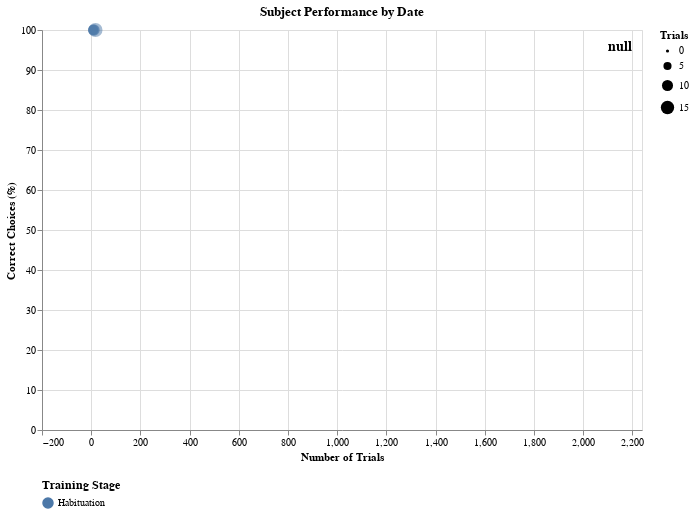

Notebook code for this chart:
### Code cell
import altair as alt
import pandas as pd
import numpy as np

# Convert date to datetime format
data['year_month_day'] = pd.to_datetime(data['year_month_day'])

# Get min and max dates
min_date = data['year_month_day'].min()
max_date = data['year_month_day'].max()

# Create a list of all dates in the range
date_range = pd.date_range(start=min_date, end=max_date)
date_strings = [d.strftime('%Y-%m-%d') for d in date_range]

# Add a numeric field for the slider
data['date_index'] = data['year_month_day'].apply(
    lambda x: np.where(date_range == x)[0][0]
)

# Find global min and max values for x and y axes
min_trials = data['trials'].min()
max_trials = data['trials'].max()
min_correct = data['correct'].min()
max_correct = data['correct'].max()

# Add some padding to the axis limits (10%)
trials_padding = (max_trials - min_trials) * 0.1
correct_padding = (max_correct - min_correct) * 0.1

# Create a slider for date selection
date_slider = alt.binding_range(
    min=0,
    max=len(date_range)-1,
    step=1,
    name='Date: '
)

# Create a parameter that updates with the slider
date_selection = alt.param(
    name='date_idx',
    value=0,
    bind=date_slider
)

# Create a derived field for display purposes
slider_date = alt.expr.time(date_range[0].timestamp()*1000) + alt.expr.milliseconds(86400000 * date_selection)

# Hover selection for subjects
hover_selection = alt.selection_point(
    name='hover',
    on='mouseover', 
    fields=['subject'],
    empty=False
)

# Base chart encoding
base_encoding = dict(
    x=alt.X('trials:Q', 
            title='Number of Trials',
            scale=alt.Scale(domain=[min_trials - trials_padding, max_trials + trials_padding])),
    y=alt.Y('correct:Q', 
            title='Correct Choices (%)', 
            scale=alt.Scale(domain=[0, 100])),
    color=alt.Color('current_training_stage:N', 
                    title='Training Stage',
                    legend=alt.Legend(orient='bottom', 
                                      titleFontSize=12, 
                                      labelFontSize=10))
)

# Main points filtered by current date
points = alt.Chart(data).mark_circle().encode(
    **base_encoding,
    size=alt.Size('trials:Q', title='Trials', scale=alt.Scale(range=[10, 200])),
    opacity=alt.condition(hover_selection, alt.value(1), alt.value(0.5)),
    tooltip=['subject', 'trials', 'correct', 'current_training_stage', 
             alt.Tooltip('year_month_day:T', title='Date')]
).transform_filter(
    alt.datum.date_index == date_selection
).add_params(hover_selection)

# Trajectories that appear on hover
trajectories = alt.Chart(data).mark_line(
    opacity=0.7,
    strokeWidth=2
).encode(
    **base_encoding,
    detail='subject:N',
    opacity=alt.condition(hover_selection, alt.value(0.8), alt.value(0))
).transform_filter(
    hover_selection
)

# All points for the selected subject (trajectory points)
trajectory_points = alt.Chart(data).mark_circle(
    size=80
).encode(
    **base_encoding,
    opacity=alt.condition(hover_selection, alt.value(0.8), alt.value(0)),
    tooltip=['subject', 'trials', 'correct', 'current_training_stage', 
             alt.Tooltip('year_month_day:T', title='Date')]
).transform_filter(
    hover_selection
)

# Date labels for trajectory points
date_labels = alt.Chart(data).mark_text(
    align='left',
    baseline='middle',
    dx=10,
    fontSize=10
).encode(
    **base_encoding,
    text='year_month_day:T',
    opacity=alt.condition(hover_selection, alt.value(1), alt.value(0))
).transform_filter(
    hover_selection
)

# Subject labels that appear on hover
subject_labels = alt.Chart(data).mark_text(
    align='center',
    baseline='bottom',
    dy=-10,
    fontSize=14,
    fontWeight='bold'
).encode(
    **base_encoding,
    text='subject:N',
    opacity=alt.condition(hover_selection, alt.value(1), alt.value(0))
).transform_filter(
    alt.datum.date_index == date_selection
).transform_filter(
    hover_selection
)

# Current date display
date_display = alt.Chart({'values': [{}]}).mark_text(
    align='right',
    baseline='top',
    fontSize=14,
    font='Arial',
    fontWeight='bold',
    dx=-10,
    dy=10
).encode(
    text=alt.Text(
        'yearmonthdate(datum.date):T',
        title='Current Date'
    ),
    x=alt.value(600),  # Right side of the chart
    y=alt.value(0)     # Top of the chart
).transform_calculate(
    date=slider_date
)

# Combine all layers
chart = alt.layer(
    points, 
    trajectories, 
    trajectory_points, 
    date_labels, 
    subject_labels, 
    date_display
).properties(
    width=600, 
    height=400,
    title='Subject Performance by Date'
).add_params(date_selection)

chart

### Figure 1 — Vega-Lite specification as saved in the notebook (floating-point values rounded to 4 significant figures; data arrays with more than 128 entries replaced by an {"elided": "..."} marker saying what was removed)
{"config": {"view": {"continuousWidth": 300, "continuousHeight": 300}}, "layer": [{"data": {"name": "data-088557ed2c55e33aab704c01e48bbb94"}, "mark": {"type": "circle"}, "encoding": {"color": {"field": "current_training_stage", "legend": {"labelFontSize": 10, "orient": "bottom", "titleFontSize": 12}, "title": "Training Stage", "type": "nominal"}, "opacity": {"condition": {"param": "hover", "value": 1, "empty": false}, "value": 0.5}, "size": {"field": "trials", "scale": {"range": [10, 200]}, "title": "Trials", "type": "quantitative"}, "tooltip": [{"field": "subject", "type": "nominal"}, {"field": "trials", "type": "quantitative"}, {"field": "correct", "type": "quantitative"}, {"field": "current_training_stage", "type": "nominal"}, {"field": "year_month_day", "title": "Date", "type": "temporal"}], "x": {"field": "trials", "scale": {"domain": [-200.3, 2239.0]}, "title": "Number of Trials", "type": "quantitative"}, "y": {"field": "correct", "scale": {"domain": [0, 100]}, "title": "Correct Choices (%)", "type": "quantitative"}}, "name": "view_1", "transform": [{"filter": "(datum.date_index === date_idx)"}]}, {"data": {"name": "data-088557ed2c55e33aab704c01e48bbb94"}, "mark": {"type": "line", "opacity": 0.7, "strokeWidth": 2}, "encoding": {"color": {"field": "current_training_stage", "legend": {"labelFontSize": 10, "orient": "bottom", "titleFontSize": 12}, "title": "Training Stage", "type": "nominal"}, "detail": {"field": "subject", "type": "nominal"}, "opacity": {"condition": {"param": "hover", "value": 0.8, "empty": false}, "value": 0}, "x": {"field": "trials", "scale": {"domain": [-200.3, 2239.0]}, "title": "Number of Trials", "type": "quantitative"}, "y": {"field": "correct", "scale": {"domain": [0, 100]}, "title": "Correct Choices (%)", "type": "quantitative"}}, "transform": [{"filter": {"param": "hover", "empty": false}}]}, {"data": {"name": "data-088557ed2c55e33aab704c01e48bbb94"}, "mark": {"type": "circle", "size": 80}, "encoding": {"color": {"field": "current_training_stage", "legend": {"labelFontSize": 10, "orient": "bottom", "titleFontSize": 12}, "title": "Training Stage", "type": "nominal"}, "opacity": {"condition": {"param": "hover", "value": 0.8, "empty": false}, "value": 0}, "tooltip": [{"field": "subject", "type": "nominal"}, {"field": "trials", "type": "quantitative"}, {"field": "correct", "type": "quantitative"}, {"field": "current_training_stage", "type": "nominal"}, {"field": "year_month_day", "title": "Date", "type": "temporal"}], "x": {"field": "trials", "scale": {"domain": [-200.3, 2239.0]}, "title": "Number of Trials", "type": "quantitative"}, "y": {"field": "correct", "scale": {"domain": [0, 100]}, "title": "Correct Choices (%)", "type": "quantitative"}}, "transform": [{"filter": {"param": "hover", "empty": false}}]}, {"data": {"name": "data-088557ed2c55e33aab704c01e48bbb94"}, "mark": {"type": "text", "align": "left", "baseline": "middle", "dx": 10, "fontSize": 10}, "encoding": {"color": {"field": "current_training_stage", "legend": {"labelFontSize": 10, "orient": "bottom", "titleFontSize": 12}, "title": "Training Stage", "type": "nominal"}, "opacity": {"condition": {"param": "hover", "value": 1, "empty": false}, "value": 0}, "text": {"field": "year_month_day", "type": "temporal"}, "x": {"field": "trials", "scale": {"domain": [-200.3, 2239.0]}, "title": "Number of Trials", "type": "quantitative"}, "y": {"field": "correct", "scale": {"domain": [0, 100]}, "title": "Correct Choices (%)", "type": "quantitative"}}, "transform": [{"filter": {"param": "hover", "empty": false}}]}, {"data": {"name": "data-088557ed2c55e33aab704c01e48bbb94"}, "mark": {"type": "text", "align": "center", "baseline": "bottom", "dy": -10, "fontSize": 14, "fontWeight": "bold"}, "encoding": {"color": {"field": "current_training_stage", "legend": {"labelFontSize": 10, "orient": "bottom", "titleFontSize": 12}, "title": "Training Stage", "type": "nominal"}, "opacity": {"condition": {"param": "hover", "value": 1, "empty": false}, "value": 0}, "text": {"field": "subject", "type": "nominal"}, "x": {"field": "trials", "scale": {"domain": [-200.3, 2239.0]}, "title": "Number of Trials", "type": "quantitative"}, "y": {"field": "correct", "scale": {"domain": [0, 100]}, "title": "Correct Choices (%)", "type": "quantitative"}}, "transform": [{"filter": "(datum.date_index === date_idx)"}, {"filter": {"param": "hover", "empty": false}}]}, {"data": {"name": "empty"}, "mark": {"type": "text", "align": "right", "baseline": "top", "dx": -10, "dy": 10, "font": "Arial", "fontSize": 14, "fontWeight": "bold"}, "encoding": {"text": {"field": "datum.date", "timeUnit": "yearmonthdate", "title": "Current Date", "type": "temporal"}, "x": {"value": 600}, "y": {"value": 0}}, "transform": [{"calculate": "(time(1741132800000.0) + milliseconds((86400000 * date_idx)))", "as": "date"}]}], "height": 400, "params": [{"name": "hover", "select": {"type": "point", "fields": ["subject"], "on": "mouseover"}, "views": ["view_1"]}, {"name": "date_idx", "bind": {"input": "range", "max": 72, "min": 0, "name": "Date: ", "step": 1}, "value": 0}], "title": "Subject Performance by Date", "width": 600, "$schema": "https://vega.github.io/schema/vega-lite/v5.20.1.json", "datasets": {"data-088557ed2c55e33aab704c01e48bbb94": {"elided": "535 records"}, "empty": [{}]}}
